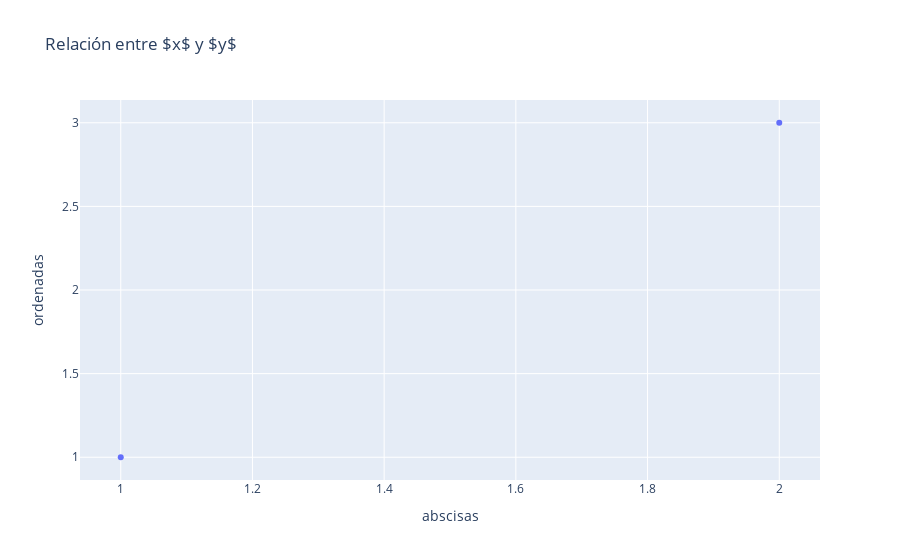

The notebook cell this image was saved under:
### Markdown cell above
## Visualización gráfica con plotly

### Code cell
#Visualización interactiva con plotly
import numpy as np 
import pandas as pd 
import plotly.express as px

X = np.array([1,2])
Y = np.array([1,3])  

tabla = pd.DataFrame({'abscisas':X, 'ordenadas':Y})


#fig = px.line(tabla,x = tabla.keys()[0], y = tabla.keys()[1], title=r'Relación entre $x$ y $y$')

fig = px.scatter(tabla,x = tabla.keys()[0], y = tabla.keys()[1], title=r'Relación entre $x$ y $y$')

fig.show()

fig.write_html('relacion_entre_x_e_y.html', auto_open=True)

### Figure 1 — Plotly figure (JSON) as saved in the notebook; plotly's stock layout.template omitted (floating-point values rounded to 4 significant figures)
{"data": [{"hovertemplate": "abscisas=%{x}<br>ordenadas=%{y}<extra></extra>", "legendgroup": "", "marker": {"color": "#636efa", "symbol": "circle"}, "mode": "markers", "name": "", "orientation": "v", "showlegend": false, "type": "scatter", "x": [1, 2], "xaxis": "x", "y": [1, 3], "yaxis": "y"}], "layout": {"legend": {"tracegroupgap": 0}, "title": {"text": "Relación entre $x$ y $y$"}, "xaxis": {"anchor": "y", "domain": [0, 1], "title": {"text": "abscisas"}}, "yaxis": {"anchor": "x", "domain": [0, 1], "title": {"text": "ordenadas"}}}}
